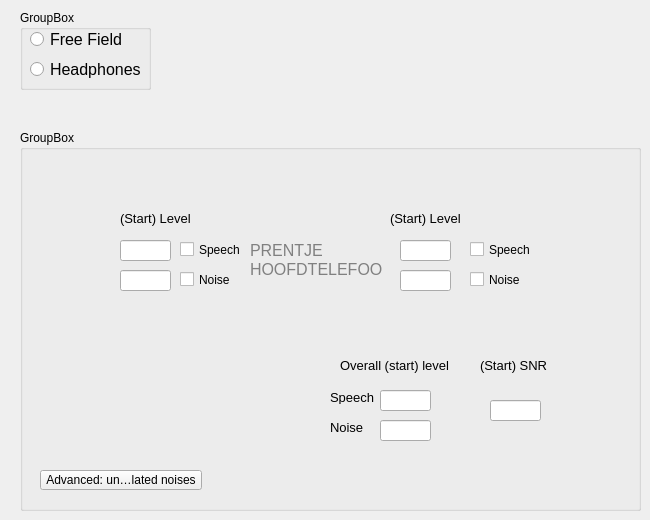
    <widget class="QWidget" name="tab_6" >
     <attribute name="title" >
      <string>Setup HP</string>
     </attribute>
     <widget class="QGroupBox" name="groupBox_5" >
      <property name="geometry" >
       <rect>
        <x>20</x>
        <y>10</y>
        <width>131</width>
        <height>80</height>
       </rect>
      </property>
      <property name="title" >
       <string>GroupBox</string>
      </property>
      <widget class="QRadioButton" name="radioButton_13" >
       <property name="geometry" >
        <rect>
         <x>10</x>
         <y>50</y>
         <width>121</width>
         <height>19</height>
        </rect>
       </property>
       <property name="font" >
        <font>
         <pointsize>12</pointsize>
        </font>
       </property>
       <property name="text" >
        <string>Headphones</string>
       </property>
      </widget>
      <widget class="QRadioButton" name="radioButton_14" >
       <property name="geometry" >
        <rect>
         <x>10</x>
         <y>20</y>
         <width>111</width>
         <height>19</height>
        </rect>
       </property>
       <property name="font" >
        <font>
         <pointsize>12</pointsize>
        </font>
       </property>
       <property name="text" >
        <string>Free Field</string>
       </property>
      </widget>
     </widget>
     <widget class="QGroupBox" name="groupBox_6" >
      <property name="geometry" >
       <rect>
        <x>20</x>
        <y>130</y>
        <width>621</width>
        <height>381</height>
       </rect>
      </property>
      <property name="title" >
       <string>GroupBox</string>
      </property>
      <widget class="QCheckBox" name="checkBox_14" >
       <property name="geometry" >
        <rect>
         <x>450</x>
         <y>110</y>
         <width>70</width>
         <height>19</height>
        </rect>
       </property>
       <property name="text" >
        <string>Speech</string>
       </property>
      </widget>
      <widget class="QCheckBox" name="checkBox_15" >
       <property name="geometry" >
        <rect>
         <x>450</x>
         <y>140</y>
         <width>70</width>
         <height>19</height>
        </rect>
       </property>
       <property name="text" >
        <string>Noise</string>
       </property>
      </widget>
      <widget class="QCheckBox" name="checkBox_16" >
       <property name="geometry" >
        <rect>
         <x>160</x>
         <y>110</y>
         <width>70</width>
         <height>19</height>
        </rect>
       </property>
       <property name="text" >
        <string>Speech</string>
       </property>
      </widget>
      <widget class="QCheckBox" name="checkBox_17" >
       <property name="geometry" >
        <rect>
         <x>160</x>
         <y>140</y>
         <width>70</width>
         <height>19</height>
        </rect>
       </property>
       <property name="text" >
        <string>Noise</string>
       </property>
      </widget>
      <widget class="QLineEdit" name="lineEdit_72" >
       <property name="geometry" >
        <rect>
         <x>360</x>
         <y>260</y>
         <width>51</width>
         <height>21</height>
        </rect>
       </property>
      </widget>
      <widget class="QLabel" name="label_19" >
       <property name="geometry" >
        <rect>
         <x>310</x>
         <y>260</y>
         <width>46</width>
         <height>14</height>
        </rect>
       </property>
       <property name="text" >
        <string>&lt;html>&lt;head>&lt;meta name="qrichtext" content="1" />&lt;style type="text/css">
p, li { white-space: pre-wrap; }
&lt;/style>&lt;/head>&lt;body style=" font-family:'MS Shell Dlg 2'; font-size:8.25pt; font-weight:400; font-style:normal;">
&lt;p style=" margin-top:0px; margin-bottom:0px; margin-left:0px; margin-right:0px; -qt-block-indent:0; text-indent:0px; font-size:8pt;">&lt;span style=" font-size:10pt; color:#000000;">Speech&lt;/span>&lt;/p>&lt;/body>&lt;/html></string>
       </property>
      </widget>
      <widget class="QLabel" name="label_20" >
       <property name="geometry" >
        <rect>
         <x>310</x>
         <y>290</y>
         <width>46</width>
         <height>14</height>
        </rect>
       </property>
       <property name="text" >
        <string>&lt;html>&lt;head>&lt;meta name="qrichtext" content="1" />&lt;style type="text/css">
p, li { white-space: pre-wrap; }
&lt;/style>&lt;/head>&lt;body style=" font-family:'MS Shell Dlg 2'; font-size:8.25pt; font-weight:400; font-style:normal;">
&lt;p style=" margin-top:0px; margin-bottom:0px; margin-left:0px; margin-right:0px; -qt-block-indent:0; text-indent:0px; font-size:8pt;">&lt;span style=" font-size:10pt; color:#000000;">Noise&lt;/span>&lt;/p>&lt;/body>&lt;/html></string>
       </property>
      </widget>
      <widget class="QLineEdit" name="lineEdit_26" >
       <property name="geometry" >
        <rect>
         <x>380</x>
         <y>140</y>
         <width>51</width>
         <height>21</height>
        </rect>
       </property>
      </widget>
      <widget class="QLineEdit" name="lineEdit_27" >
       <property name="geometry" >
        <rect>
         <x>100</x>
         <y>110</y>
         <width>51</width>
         <height>21</height>
        </rect>
       </property>
      </widget>
      <widget class="QLineEdit" name="lineEdit_28" >
       <property name="geometry" >
        <rect>
         <x>100</x>
         <y>140</y>
         <width>51</width>
         <height>21</height>
        </rect>
       </property>
      </widget>
      <widget class="QLineEdit" name="lineEdit_76" >
       <property name="geometry" >
        <rect>
         <x>360</x>
         <y>290</y>
         <width>51</width>
         <height>21</height>
        </rect>
       </property>
      </widget>
      <widget class="QLineEdit" name="lineEdit_31" >
       <property name="geometry" >
        <rect>
         <x>380</x>
         <y>110</y>
         <width>51</width>
         <height>21</height>
        </rect>
       </property>
      </widget>
      <widget class="QLineEdit" name="lineEdit_77" >
       <property name="geometry" >
        <rect>
         <x>470</x>
         <y>270</y>
         <width>51</width>
         <height>21</height>
        </rect>
       </property>
      </widget>
      <widget class="QLabel" name="label_25" >
       <property name="geometry" >
        <rect>
         <x>370</x>
         <y>80</y>
         <width>71</width>
         <height>17</height>
        </rect>
       </property>
       <property name="text" >
        <string>&lt;html>&lt;head>&lt;meta name="qrichtext" content="1" />&lt;style type="text/css">
p, li { white-space: pre-wrap; }
&lt;/style>&lt;/head>&lt;body style=" font-family:'MS Shell Dlg 2'; font-size:8.25pt; font-weight:400; font-style:normal;">
&lt;p style=" margin-top:0px; margin-bottom:0px; margin-left:0px; margin-right:0px; -qt-block-indent:0; text-indent:0px; font-size:8pt;">&lt;span style=" font-size:10pt; color:#000000;">(Start) Level&lt;/span>&lt;/p>&lt;/body>&lt;/html></string>
       </property>
      </widget>
      <widget class="QLabel" name="label_24" >
       <property name="geometry" >
        <rect>
         <x>100</x>
         <y>80</y>
         <width>71</width>
         <height>17</height>
        </rect>
       </property>
       <property name="text" >
        <string>&lt;html>&lt;head>&lt;meta name="qrichtext" content="1" />&lt;style type="text/css">
p, li { white-space: pre-wrap; }
&lt;/style>&lt;/head>&lt;body style=" font-family:'MS Shell Dlg 2'; font-size:8.25pt; font-weight:400; font-style:normal;">
&lt;p style=" margin-top:0px; margin-bottom:0px; margin-left:0px; margin-right:0px; -qt-block-indent:0; text-indent:0px; font-size:8pt;">&lt;span style=" font-size:10pt; color:#000000;">(Start) Level&lt;/span>&lt;/p>&lt;/body>&lt;/html></string>
       </property>
      </widget>
      <widget class="QLabel" name="label_144" >
       <property name="geometry" >
        <rect>
         <x>320</x>
         <y>220</y>
         <width>111</width>
         <height>31</height>
        </rect>
       </property>
       <property name="text" >
        <string>&lt;html>&lt;head>&lt;meta name="qrichtext" content="1" />&lt;style type="text/css">
p, li { white-space: pre-wrap; }
&lt;/style>&lt;/head>&lt;body style=" font-family:'MS Shell Dlg 2'; font-size:8.25pt; font-weight:400; font-style:normal;">
&lt;p style=" margin-top:0px; margin-bottom:0px; margin-left:0px; margin-right:0px; -qt-block-indent:0; text-indent:0px; font-size:8pt;">&lt;span style=" font-size:10pt; color:#000000;">Overall (start) level&lt;/span>&lt;/p>&lt;/body>&lt;/html></string>
       </property>
      </widget>
      <widget class="QLabel" name="label_147" >
       <property name="geometry" >
        <rect>
         <x>460</x>
         <y>220</y>
         <width>71</width>
         <height>31</height>
        </rect>
       </property>
       <property name="text" >
        <string>&lt;html>&lt;head>&lt;meta name="qrichtext" content="1" />&lt;style type="text/css">
p, li { white-space: pre-wrap; }
&lt;/style>&lt;/head>&lt;body style=" font-family:'MS Shell Dlg 2'; font-size:8.25pt; font-weight:400; font-style:normal;">
&lt;p style=" margin-top:0px; margin-bottom:0px; margin-left:0px; margin-right:0px; -qt-block-indent:0; text-indent:0px; font-size:8pt;">&lt;span style=" font-size:10pt; color:#000000;">(Start) SNR&lt;/span>&lt;/p>&lt;/body>&lt;/html></string>
       </property>
      </widget>
      <widget class="QLabel" name="label_5" >
       <property name="geometry" >
        <rect>
         <x>230</x>
         <y>100</y>
         <width>133</width>
         <height>61</height>
        </rect>
       </property>
       <property name="text" >
        <string>&lt;html>&lt;head>&lt;meta name="qrichtext" content="1" />&lt;style type="text/css">
p, li { white-space: pre-wrap; }
&lt;/style>&lt;/head>&lt;body style=" font-family:'MS Shell Dlg 2'; font-size:8.25pt; font-weight:400; font-style:normal;">
&lt;p style=" margin-top:0px; margin-bottom:0px; margin-left:0px; margin-right:0px; -qt-block-indent:0; text-indent:0px; font-size:8pt;">&lt;span style=" font-size:12pt; color:#808080;">PRENTJE&lt;/span>&lt;/p>
&lt;p style=" margin-top:0px; margin-bottom:0px; margin-left:0px; margin-right:0px; -qt-block-indent:0; text-indent:0px; font-size:12pt; color:#808080;">HOOFDTELEFOON&lt;/p>&lt;/body>&lt;/html></string>
       </property>
      </widget>
      <widget class="QToolButton" name="toolButton_8" >
       <property name="geometry" >
        <rect>
         <x>30</x>
         <y>390</y>
         <width>162</width>
         <height>20</height>
        </rect>
       </property>
       <property name="text" >
        <string>Advanced: uncorrelated noises</string>
       </property>
      </widget>
      <widget class="QToolButton" name="toolButton_9" >
       <property name="geometry" >
        <rect>
         <x>30</x>
         <y>390</y>
         <width>162</width>
         <height>20</height>
        </rect>
       </property>
       <property name="text" >
        <string>Advanced: uncorrelated noises</string>
       </property>
      </widget>
      <widget class="QToolButton" name="toolButton_10" >
       <property name="geometry" >
        <rect>
         <x>20</x>
         <y>340</y>
         <width>162</width>
         <height>20</height>
        </rect>
       </property>
       <property name="text" >
        <string>Advanced: uncorrelated noises</string>
       </property>
      </widget>
     </widget>
    </widget>
